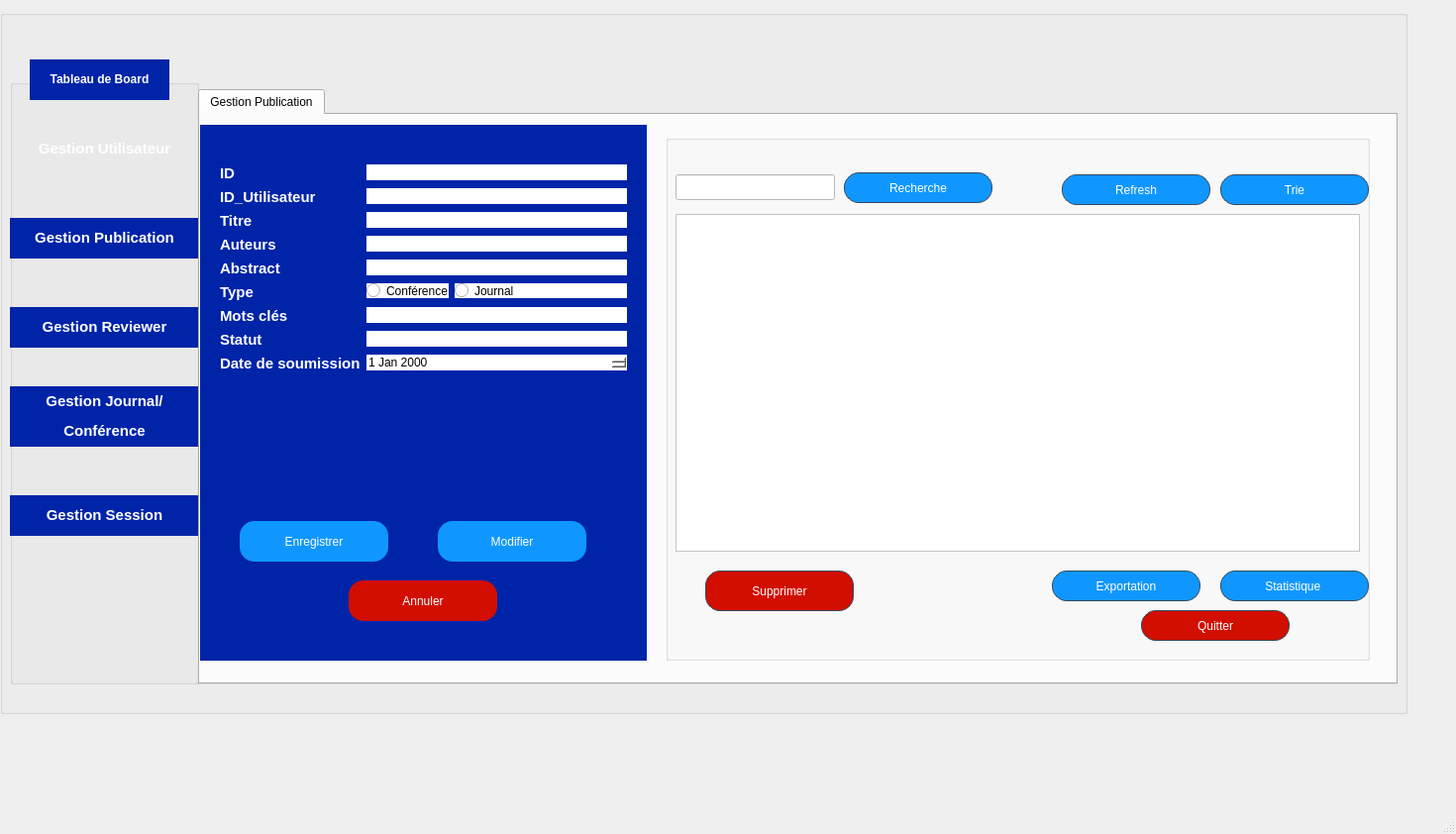
<?xml version="1.0" encoding="UTF-8"?>
<ui version="4.0">
 <class>GestionPublication</class>
 <widget class="QMainWindow" name="GestionPublication">
  <property name="geometry">
   <rect>
    <x>0</x>
    <y>0</y>
    <width>1470</width>
    <height>842</height>
   </rect>
  </property>
  <property name="contextMenuPolicy">
   <enum>Qt::ContextMenuPolicy::ActionsContextMenu</enum>
  </property>
  <property name="windowTitle">
   <string>GestionPublication</string>
  </property>
  <property name="styleSheet">
   <string notr="true">QPushButton {
    /* La couleur de fond (bleu pro) */
    background-color: #2c3e50; 
    
    /* La couleur du texte */
    color: white;
    
    /* L'ARRONDI : plus le chiffre est grand, plus c'est rond */
    border-radius: 15px;
    
    /* Une bordure fine pour définir la forme */
    border: 1px solid #34495e;
    
    /* Espacement interne pour que le texte ne touche pas les bords */
    padding: 5px 15px;
}

/* Effet au survol de la souris */
QPushButton:hover {
    background-color: #34495e;
}
</string>
  </property>
  <widget class="QWidget" name="centralwidget">
   <property name="styleSheet">
    <string notr="true">QPushButton {
    /* La couleur de fond (bleu pro) */
    background-color: #2c3e50; 
    
    /* La couleur du texte */
    color: white;
    
    /* L'ARRONDI : plus le chiffre est grand, plus c'est rond */
    border-radius: 15px;
    
    /* Une bordure fine pour définir la forme */
    border: 1px solid #34495e;
    
    /* Espacement interne pour que le texte ne touche pas les bords */
    padding: 5px 15px;
}

/* Effet au survol de la souris */
QPushButton:hover {
    background-color: #34495e;
}</string>
   </property>
   <widget class="QTabWidget" name="tabWidget">
    <property name="geometry">
     <rect>
      <x>200</x>
      <y>90</y>
      <width>1211</width>
      <height>601</height>
     </rect>
    </property>
    <property name="styleSheet">
     <string notr="true">background-color: #D8E2E9;
QPushButton {
    /* La couleur de fond (bleu pro) */
    background-color: #2c3e50; 
    
    /* La couleur du texte */
    color: white;
    
    /* L'ARRONDI : plus le chiffre est grand, plus c'est rond */
    border-radius: 15px;
    
    /* Une bordure fine pour définir la forme */
    border: 1px solid #34495e;
    
    /* Espacement interne pour que le texte ne touche pas les bords */
    padding: 5px 15px;
}

/* Effet au survol de la souris */
QPushButton:hover {
    background-color: #34495e;
}</string>
    </property>
    <property name="currentIndex">
     <number>0</number>
    </property>
    <widget class="QWidget" name="tab">
     <attribute name="title">
      <string>Gestion Publication</string>
     </attribute>
     <widget class="QGroupBox" name="groupBox_2">
      <property name="geometry">
       <rect>
        <x>0</x>
        <y>10</y>
        <width>451</width>
        <height>541</height>
       </rect>
      </property>
      <property name="styleSheet">
       <string notr="true">background-color: rgb(0, 36, 168);
border: #A8D3F0;</string>
      </property>
      <property name="title">
       <string/>
      </property>
      <widget class="QWidget" name="formLayoutWidget">
       <property name="geometry">
        <rect>
         <x>20</x>
         <y>40</y>
         <width>411</width>
         <height>331</height>
        </rect>
       </property>
       <layout class="QFormLayout" name="formLayout">
        <item row="0" column="0">
         <widget class="QLabel" name="label">
          <property name="text">
           <string>&lt;html&gt;&lt;head/&gt;&lt;body&gt;&lt;p&gt;&lt;span style=&quot; font-size:11pt; font-weight:700; color:#ffffff;&quot;&gt;ID&lt;/span&gt;&lt;/p&gt;&lt;/body&gt;&lt;/html&gt;</string>
          </property>
         </widget>
        </item>
        <item row="0" column="1">
         <widget class="QLineEdit" name="idPub">
          <property name="contextMenuPolicy">
           <enum>Qt::ContextMenuPolicy::ActionsContextMenu</enum>
          </property>
          <property name="styleSheet">
           <string notr="true">background-color: rgb(255, 255, 255);
</string>
          </property>
         </widget>
        </item>
        <item row="1" column="0">
         <widget class="QLabel" name="label_9">
          <property name="text">
           <string>&lt;html&gt;&lt;head/&gt;&lt;body&gt;&lt;p&gt;&lt;span style=&quot; font-size:11pt; font-weight:700; color:#ffffff;&quot;&gt;ID_Utilisateur&lt;/span&gt;&lt;/p&gt;&lt;/body&gt;&lt;/html&gt;</string>
          </property>
         </widget>
        </item>
        <item row="1" column="1">
         <widget class="QLineEdit" name="Id_utilisateur">
          <property name="styleSheet">
           <string notr="true">background-color: rgb(255, 255, 255);</string>
          </property>
         </widget>
        </item>
        <item row="2" column="0">
         <widget class="QLabel" name="label_2">
          <property name="text">
           <string>&lt;html&gt;&lt;head/&gt;&lt;body&gt;&lt;p&gt;&lt;span style=&quot; font-size:11pt; font-weight:700; color:#ffffff;&quot;&gt;Titre&lt;/span&gt;&lt;/p&gt;&lt;/body&gt;&lt;/html&gt;</string>
          </property>
         </widget>
        </item>
        <item row="2" column="1">
         <widget class="QLineEdit" name="titrePub">
          <property name="styleSheet">
           <string notr="true">background-color: rgb(255, 255, 255);</string>
          </property>
         </widget>
        </item>
        <item row="3" column="0">
         <widget class="QLabel" name="label_3">
          <property name="text">
           <string>&lt;html&gt;&lt;head/&gt;&lt;body&gt;&lt;p&gt;&lt;span style=&quot; font-size:11pt; font-weight:700; color:#ffffff;&quot;&gt;Auteurs&lt;/span&gt;&lt;/p&gt;&lt;/body&gt;&lt;/html&gt;</string>
          </property>
         </widget>
        </item>
        <item row="3" column="1">
         <widget class="QLineEdit" name="auteurPub">
          <property name="styleSheet">
           <string notr="true">background-color: rgb(255, 255, 255);</string>
          </property>
         </widget>
        </item>
        <item row="4" column="0">
         <widget class="QLabel" name="label_4">
          <property name="text">
           <string>&lt;html&gt;&lt;head/&gt;&lt;body&gt;&lt;p&gt;&lt;span style=&quot; font-size:11pt; font-weight:700; color:#ffffff;&quot;&gt;Abstract&lt;/span&gt;&lt;/p&gt;&lt;/body&gt;&lt;/html&gt;</string>
          </property>
         </widget>
        </item>
        <item row="4" column="1">
         <widget class="QLineEdit" name="abstractPub">
          <property name="styleSheet">
           <string notr="true">background-color: rgb(255, 255, 255);
</string>
          </property>
         </widget>
        </item>
        <item row="5" column="0">
         <widget class="QLabel" name="label_5">
          <property name="text">
           <string>&lt;html&gt;&lt;head/&gt;&lt;body&gt;&lt;p&gt;&lt;span style=&quot; font-size:11pt; font-weight:700; color:#ffffff;&quot;&gt;Type&lt;/span&gt;&lt;/p&gt;&lt;/body&gt;&lt;/html&gt;</string>
          </property>
         </widget>
        </item>
        <item row="5" column="1">
         <layout class="QFormLayout" name="formLayout_2">
          <item row="0" column="0">
           <widget class="QRadioButton" name="conferencePub">
            <property name="styleSheet">
             <string notr="true">background-color: rgb(255, 255, 255);
</string>
            </property>
            <property name="text">
             <string>Conférence</string>
            </property>
           </widget>
          </item>
          <item row="0" column="1">
           <widget class="QRadioButton" name="journalPub">
            <property name="styleSheet">
             <string notr="true">background-color: rgb(255, 255, 255);
</string>
            </property>
            <property name="text">
             <string>Journal</string>
            </property>
           </widget>
          </item>
         </layout>
        </item>
        <item row="6" column="0">
         <widget class="QLabel" name="label_6">
          <property name="text">
           <string>&lt;html&gt;&lt;head/&gt;&lt;body&gt;&lt;p&gt;&lt;span style=&quot; font-size:11pt; font-weight:700; color:#ffffff;&quot;&gt;Mots clés&lt;/span&gt;&lt;/p&gt;&lt;/body&gt;&lt;/html&gt;</string>
          </property>
         </widget>
        </item>
        <item row="6" column="1">
         <widget class="QLineEdit" name="mot_clePub">
          <property name="styleSheet">
           <string notr="true">background-color: rgb(255, 255, 255);</string>
          </property>
         </widget>
        </item>
        <item row="7" column="0">
         <widget class="QLabel" name="label_7">
          <property name="text">
           <string>&lt;html&gt;&lt;head/&gt;&lt;body&gt;&lt;p&gt;&lt;span style=&quot; font-size:11pt; font-weight:700; color:#ffffff;&quot;&gt;Statut&lt;/span&gt;&lt;/p&gt;&lt;/body&gt;&lt;/html&gt;</string>
          </property>
         </widget>
        </item>
        <item row="7" column="1">
         <widget class="QLineEdit" name="statutPub">
          <property name="styleSheet">
           <string notr="true">background-color: rgb(255, 255, 255);</string>
          </property>
         </widget>
        </item>
        <item row="8" column="1">
         <widget class="QDateEdit" name="datePub">
          <property name="styleSheet">
           <string notr="true">background-color: rgb(255, 255, 255);</string>
          </property>
         </widget>
        </item>
        <item row="8" column="0">
         <widget class="QLabel" name="label_8">
          <property name="text">
           <string>&lt;html&gt;&lt;head/&gt;&lt;body&gt;&lt;p&gt;&lt;span style=&quot; font-size:11pt; font-weight:700; color:#ffffff;&quot;&gt;Date de soumission&lt;/span&gt;&lt;/p&gt;&lt;/body&gt;&lt;/html&gt;</string>
          </property>
         </widget>
        </item>
       </layout>
      </widget>
      <widget class="QPushButton" name="enregistrer">
       <property name="geometry">
        <rect>
         <x>40</x>
         <y>400</y>
         <width>150</width>
         <height>41</height>
        </rect>
       </property>
       <property name="minimumSize">
        <size>
         <width>0</width>
         <height>0</height>
        </size>
       </property>
       <property name="styleSheet">
        <string notr="true">background-color: rgb(16, 151, 255);
</string>
       </property>
       <property name="text">
        <string>Enregistrer</string>
       </property>
      </widget>
      <widget class="QPushButton" name="modif">
       <property name="geometry">
        <rect>
         <x>240</x>
         <y>400</y>
         <width>150</width>
         <height>41</height>
        </rect>
       </property>
       <property name="styleSheet">
        <string notr="true">background-color: rgb(16, 151, 255);
</string>
       </property>
       <property name="text">
        <string>Modifier</string>
       </property>
      </widget>
      <widget class="QPushButton" name="annuler">
       <property name="geometry">
        <rect>
         <x>150</x>
         <y>460</y>
         <width>150</width>
         <height>41</height>
        </rect>
       </property>
       <property name="styleSheet">
        <string notr="true">background-color: rgb(209, 14, 0);
</string>
       </property>
       <property name="text">
        <string>Annuler</string>
       </property>
      </widget>
     </widget>
     <widget class="QGroupBox" name="groupBox_3">
      <property name="geometry">
       <rect>
        <x>470</x>
        <y>20</y>
        <width>711</width>
        <height>531</height>
       </rect>
      </property>
      <property name="styleSheet">
       <string notr="true">background-color: rgb(0, 36, 168);
border: #A8D3F0;
/* Style pour tous les GroupBox */
QGroupBox {
    border: 2px solid #2c3e50; /* Couleur de la bordure */
    border-radius: 15px;      /* Même arrondi que les boutons */
    margin-top: 20px;         /* Espace pour le titre en haut */
    font-weight: bold;
    color: #2c3e50;
}

/* Style spécifique pour le titre du GroupBox */
QGroupBox::title {
    subcontrol-origin: margin;
    subcontrol-position: top center; /* Place le titre en haut au centre */
    padding: 0 10px;
}</string>
      </property>
      <property name="title">
       <string/>
      </property>
      <widget class="QLineEdit" name="rechPub">
       <property name="geometry">
        <rect>
         <x>10</x>
         <y>40</y>
         <width>161</width>
         <height>26</height>
        </rect>
       </property>
       <property name="styleSheet">
        <string notr="true">background-color: rgb(255, 255, 255);</string>
       </property>
      </widget>
      <widget class="QPushButton" name="recherchePub">
       <property name="geometry">
        <rect>
         <x>180</x>
         <y>38</y>
         <width>150</width>
         <height>31</height>
        </rect>
       </property>
       <property name="styleSheet">
        <string notr="true">background-color: rgb(16, 151, 255);
</string>
       </property>
       <property name="text">
        <string>Recherche</string>
       </property>
      </widget>
      <widget class="QPushButton" name="statPub">
       <property name="geometry">
        <rect>
         <x>560</x>
         <y>440</y>
         <width>150</width>
         <height>31</height>
        </rect>
       </property>
       <property name="styleSheet">
        <string notr="true">background-color: rgb(16, 151, 255);
</string>
       </property>
       <property name="text">
        <string>Statistique </string>
       </property>
      </widget>
      <widget class="QPushButton" name="SuppPub">
       <property name="geometry">
        <rect>
         <x>40</x>
         <y>440</y>
         <width>150</width>
         <height>41</height>
        </rect>
       </property>
       <property name="styleSheet">
        <string notr="true">background-color: rgb(209, 14, 0);</string>
       </property>
       <property name="text">
        <string>Supprimer</string>
       </property>
      </widget>
      <widget class="QPushButton" name="quitterPub">
       <property name="geometry">
        <rect>
         <x>480</x>
         <y>480</y>
         <width>150</width>
         <height>31</height>
        </rect>
       </property>
       <property name="styleSheet">
        <string notr="true">background-color: rgb(209, 14, 0);
</string>
       </property>
       <property name="text">
        <string>Quitter</string>
       </property>
      </widget>
      <widget class="QTableView" name="tableViewPub">
       <property name="geometry">
        <rect>
         <x>10</x>
         <y>80</y>
         <width>691</width>
         <height>341</height>
        </rect>
       </property>
       <property name="styleSheet">
        <string notr="true">background-color: rgb(255, 255, 255);
</string>
       </property>
      </widget>
      <widget class="QPushButton" name="expoPub">
       <property name="geometry">
        <rect>
         <x>390</x>
         <y>440</y>
         <width>150</width>
         <height>31</height>
        </rect>
       </property>
       <property name="styleSheet">
        <string notr="true">background-color: rgb(16, 151, 255);
</string>
       </property>
       <property name="text">
        <string>Exportation</string>
       </property>
      </widget>
      <widget class="QPushButton" name="refreshPub">
       <property name="geometry">
        <rect>
         <x>400</x>
         <y>40</y>
         <width>150</width>
         <height>31</height>
        </rect>
       </property>
       <property name="styleSheet">
        <string notr="true">background-color: rgb(16, 151, 255);
</string>
       </property>
       <property name="text">
        <string>Refresh</string>
       </property>
      </widget>
      <widget class="QPushButton" name="triePub">
       <property name="geometry">
        <rect>
         <x>560</x>
         <y>40</y>
         <width>150</width>
         <height>31</height>
        </rect>
       </property>
       <property name="styleSheet">
        <string notr="true">background-color: rgb(16, 151, 255);
</string>
       </property>
       <property name="text">
        <string>Trie</string>
       </property>
      </widget>
     </widget>
    </widget>
   </widget>
   <widget class="QLabel" name="TableaudeBoard">
    <property name="geometry">
     <rect>
      <x>30</x>
      <y>60</y>
      <width>141</width>
      <height>41</height>
     </rect>
    </property>
    <property name="styleSheet">
     <string notr="true">background-color: rgb(0, 36, 168);
font: 300 9pt &quot;Segoe UI&quot;;
</string>
    </property>
    <property name="text">
     <string>&lt;html&gt;&lt;head/&gt;&lt;body&gt;&lt;p align=&quot;center&quot;&gt;&lt;span style=&quot; font-weight:700; color:#ffffff;&quot;&gt;Tableau de Board&lt;/span&gt;&lt;/p&gt;&lt;/body&gt;&lt;/html&gt;</string>
    </property>
   </widget>
   <widget class="QGroupBox" name="groupBox_4">
    <property name="geometry">
     <rect>
      <x>0</x>
      <y>10</y>
      <width>1421</width>
      <height>711</height>
     </rect>
    </property>
    <property name="styleSheet">
     <string notr="true">QPushButton {
    /* La couleur de fond (bleu pro) */
    background-color: #2c3e50; 
    
    /* La couleur du texte */
    color: white;
    
    /* L'ARRONDI : plus le chiffre est grand, plus c'est rond */
    border-radius: 15px;
    
    /* Une bordure fine pour définir la forme */
    border: 1px solid #34495e;
    
    /* Espacement interne pour que le texte ne touche pas les bords */
    padding: 5px 15px;
}

/* Effet au survol de la souris */
QPushButton:hover {
    background-color: #34495e;
}</string>
    </property>
    <property name="title">
     <string/>
    </property>
    <widget class="QGroupBox" name="groupBox">
     <property name="geometry">
      <rect>
       <x>10</x>
       <y>70</y>
       <width>191</width>
       <height>611</height>
      </rect>
     </property>
     <property name="styleSheet">
      <string notr="true">background-color: #D8E2E9;
QPushButton {
    /* La couleur de fond (bleu pro) */
    background-color: #2c3e50; 
    
    /* La couleur du texte */
    color: white;
    
    /* L'ARRONDI : plus le chiffre est grand, plus c'est rond */
    border-radius: 15px;
    
    /* Une bordure fine pour définir la forme */
    border: 1px solid #34495e;
    
    /* Espacement interne pour que le texte ne touche pas les bords */
    padding: 5px 15px;
}

/* Effet au survol de la souris */
QPushButton:hover {
    background-color: #34495e;
}</string>
     </property>
     <property name="title">
      <string/>
     </property>
     <widget class="QLabel" name="GestionUtilisateurs">
      <property name="geometry">
       <rect>
        <x>0</x>
        <y>50</y>
        <width>191</width>
        <height>41</height>
       </rect>
      </property>
      <property name="styleSheet">
       <string notr="true">background-color: rgb(0, 36, 168);
QPushButton#btn_menu {
    text-align: left;
    padding-left: 20px;
    border-radius: 10px;
}
</string>
      </property>
      <property name="text">
       <string>&lt;html&gt;&lt;head/&gt;&lt;body&gt;&lt;p align=&quot;center&quot;&gt;&lt;span style=&quot; font-size:11pt; font-weight:700; color:#ffffff;&quot;&gt;Gestion Utilisateur&lt;/span&gt;&lt;/p&gt;&lt;/body&gt;&lt;/html&gt;</string>
      </property>
     </widget>
     <widget class="QLabel" name="GestionPublications">
      <property name="geometry">
       <rect>
        <x>0</x>
        <y>140</y>
        <width>191</width>
        <height>41</height>
       </rect>
      </property>
      <property name="styleSheet">
       <string notr="true">background-color: rgb(0, 36, 168);
font: 300 9pt &quot;Segoe UI&quot;;
</string>
      </property>
      <property name="text">
       <string>&lt;html&gt;&lt;head/&gt;&lt;body&gt;&lt;p align=&quot;center&quot;&gt;&lt;span style=&quot; font-size:11pt; font-weight:700; color:#ffffff;&quot;&gt;Gestion Publication&lt;/span&gt;&lt;/p&gt;&lt;/body&gt;&lt;/html&gt;</string>
      </property>
     </widget>
     <widget class="QLabel" name="GestionReviewer">
      <property name="geometry">
       <rect>
        <x>0</x>
        <y>230</y>
        <width>191</width>
        <height>41</height>
       </rect>
      </property>
      <property name="styleSheet">
       <string notr="true">background-color: rgb(0, 36, 168);
font: 300 9pt &quot;Segoe UI&quot;;
</string>
      </property>
      <property name="text">
       <string>&lt;html&gt;&lt;head/&gt;&lt;body&gt;&lt;p align=&quot;center&quot;&gt;&lt;span style=&quot; font-size:11pt; font-weight:700; color:#ffffff;&quot;&gt;Gestion Reviewer&lt;/span&gt;&lt;/p&gt;&lt;/body&gt;&lt;/html&gt;</string>
      </property>
     </widget>
     <widget class="QLabel" name="GestionJournalconference">
      <property name="geometry">
       <rect>
        <x>0</x>
        <y>310</y>
        <width>191</width>
        <height>61</height>
       </rect>
      </property>
      <property name="styleSheet">
       <string notr="true">background-color: rgb(0, 36, 168);
font: 300 9pt &quot;Segoe UI&quot;;
</string>
      </property>
      <property name="text">
       <string>&lt;html&gt;&lt;head/&gt;&lt;body&gt;&lt;p align=&quot;center&quot;&gt;&lt;span style=&quot; font-size:11pt; font-weight:700; color:#ffffff;&quot;&gt;Gestion Journal/&lt;/span&gt;&lt;/p&gt;&lt;p align=&quot;center&quot;&gt;&lt;span style=&quot; font-size:11pt; font-weight:700; color:#ffffff;&quot;&gt;Conférence&lt;/span&gt;&lt;/p&gt;&lt;/body&gt;&lt;/html&gt;</string>
      </property>
     </widget>
     <widget class="QLabel" name="GestionSession">
      <property name="geometry">
       <rect>
        <x>0</x>
        <y>420</y>
        <width>191</width>
        <height>41</height>
       </rect>
      </property>
      <property name="styleSheet">
       <string notr="true">background-color: rgb(0, 36, 168);
font: 300 9pt &quot;Segoe UI&quot;;
</string>
      </property>
      <property name="text">
       <string>&lt;html&gt;&lt;head/&gt;&lt;body&gt;&lt;p align=&quot;center&quot;&gt;&lt;span style=&quot; font-size:11pt; font-weight:700; color:#ffffff;&quot;&gt;Gestion Session&lt;/span&gt;&lt;/p&gt;&lt;/body&gt;&lt;/html&gt;</string>
      </property>
     </widget>
    </widget>
    <widget class="QLabel" name="label_10">
     <property name="geometry">
      <rect>
       <x>1190</x>
       <y>10</y>
       <width>181</width>
       <height>91</height>
      </rect>
     </property>
     <property name="text">
      <string/>
     </property>
     <property name="pixmap">
      <pixmap resource="ressources.qrc">:/logo.png</pixmap>
     </property>
    </widget>
   </widget>
   <zorder>groupBox_4</zorder>
   <zorder>tabWidget</zorder>
   <zorder>TableaudeBoard</zorder>
  </widget>
  <widget class="QMenuBar" name="menubar">
   <property name="geometry">
    <rect>
     <x>0</x>
     <y>0</y>
     <width>1470</width>
     <height>26</height>
    </rect>
   </property>
  </widget>
  <widget class="QStatusBar" name="statusbar"/>
 </widget>
 <resources>
  <include location="ressources.qrc"/>
 </resources>
 <connections/>
</ui>
